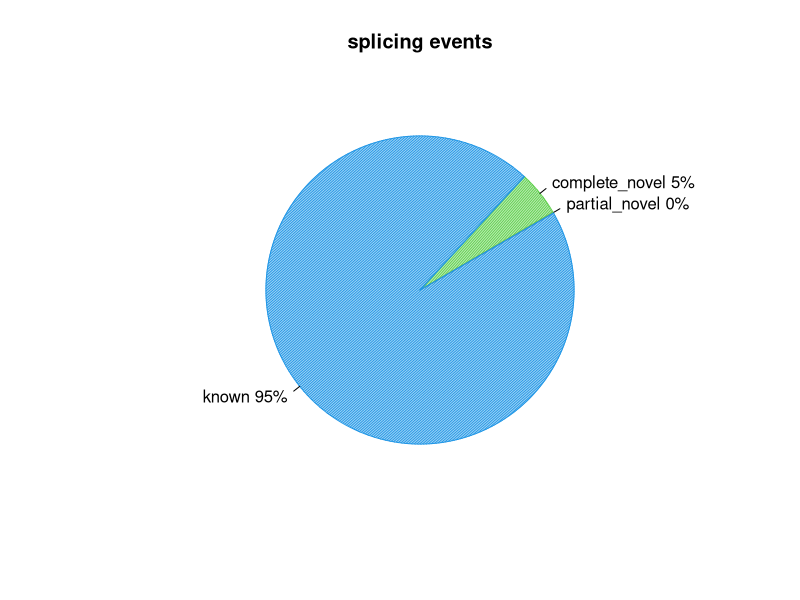
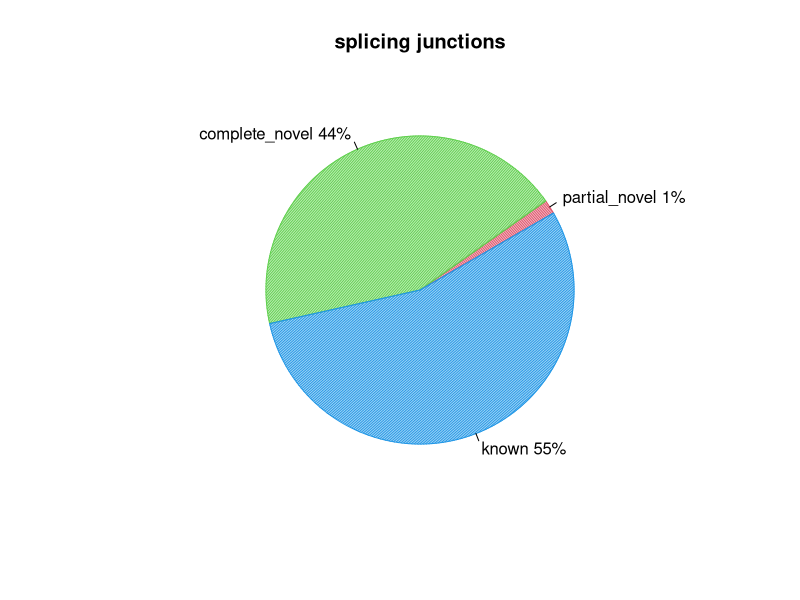

These charts were generated, in order, by the following R code:
pdf("/home/mashxp/Documents/MyVault/Atlas/LuuLoi_RNA-seq_course/exercise/_data/rseqc/ERR458497/junction_annotation/ERR458497.splice_events.pdf")
events=c(0.08313934153641503,4.738942467575657,95.1114067176588)
pie(events,col=c(2,3,4),init.angle=30,angle=c(60,120,150),density=c(70,70,70),main="splicing events",labels=c("partial_novel 0%","complete_novel 5%","known 95%"))
dev.off()
pdf("/home/mashxp/Documents/MyVault/Atlas/LuuLoi_RNA-seq_course/exercise/_data/rseqc/ERR458497/junction_annotation/ERR458497.splice_junction.pdf")
junction=c(1.466275659824047,43.6950146627566,54.83870967741935)
pie(junction,col=c(2,3,4),init.angle=30,angle=c(60,120,150),density=c(70,70,70),main="splicing junctions",labels=c("partial_novel 1%","complete_novel 44%","known 55%"))
dev.off()
